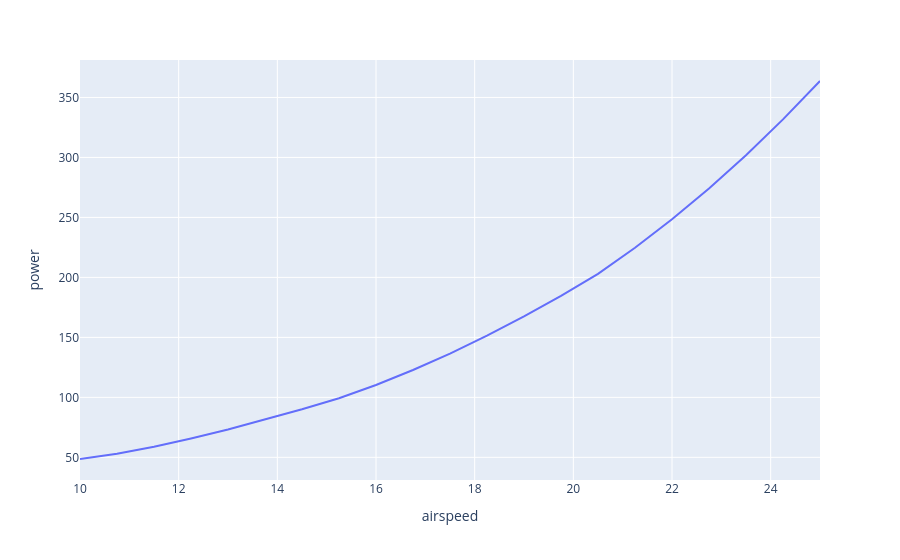

The notebook cell saved with this chart:
### Code cell
_df = planform_results["sl"]["elliptical"].data
_df = _df.loc[_df.mass == 5]

px.line(_df, x="airspeed", y="power")

### Figure 1 — Plotly figure (JSON) as saved in the notebook; plotly's stock layout.template omitted (floating-point values rounded to 4 significant figures)
{"data": [{"hovertemplate": "airspeed=%{x}<br>power=%{y}<extra></extra>", "legendgroup": "", "line": {"color": "#636efa", "dash": "solid"}, "marker": {"symbol": "circle"}, "mode": "lines", "name": "", "orientation": "v", "showlegend": false, "type": "scatter", "x": [10.0, 10.75, 11.5, 12.25, 13.0, 13.75, 14.5, 15.25, 16.0, 16.75, 17.5, 18.25, 19.0, 19.75, 20.5, 21.25, 22.0, 22.75, 23.5, 24.25, 25.0], "xaxis": "x", "y": [48.62, 52.93, 58.91, 65.73, 73.25, 81.4, 90.09, 99.27, 110.3, 122.8, 136.5, 151.4, 167.5, 184.6, 202.9, 224.7, 248.5, 274.1, 301.9, 331.7, 363.7], "yaxis": "y"}], "layout": {"legend": {"tracegroupgap": 0}, "margin": {"t": 60}, "xaxis": {"anchor": "y", "domain": [0, 1], "title": {"text": "airspeed"}}, "yaxis": {"anchor": "x", "domain": [0, 1], "title": {"text": "power"}}}}
